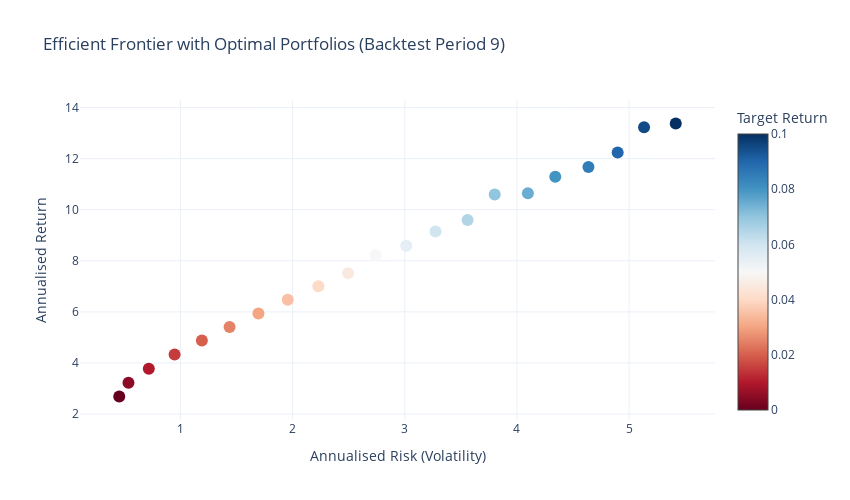

Notebook code cell kept with this figure:
### Code cell
# Define the backtest period
import kaleido
backtest_period = 9

# Plot the efficient frontier with all optimal portfolios
plot_efficient_frontier(backtest_period, daily_returns, cpp_results_dict, save_path='efficint_frontier.png')

### Figure 1 — Plotly figure (JSON) as saved in the notebook; plotly's stock layout.template omitted (floating-point values rounded to 4 significant figures)
{"data": [{"marker": {"color": [0, 0.005, 0.01, 0.015, 0.02, 0.025, 0.03, 0.035, 0.04, 0.045, 0.05, 0.055, 0.06, 0.065, 0.07, 0.075, 0.08, 0.085, 0.09, 0.095, 0.1], "colorbar": {"title": {"text": "Target Return"}}, "colorscale": [[0, "rgb(103,0,31)"], [0.1, "rgb(178,24,43)"], [0.2, "rgb(214,96,77)"], [0.3, "rgb(244,165,130)"], [0.4, "rgb(253,219,199)"], [0.5, "rgb(247,247,247)"], [0.6, "rgb(209,229,240)"], [0.7, "rgb(146,197,222)"], [0.8, "rgb(67,147,195)"], [0.9, "rgb(33,102,172)"], [1, "rgb(5,48,97)"]], "size": 12}, "mode": "markers", "name": "Optimal Portfolios", "type": "scatter", "x": [0.4547, 0.5369, 0.7182, 0.9481, 1.191, 1.438, 1.695, 1.957, 2.23, 2.495, 2.739, 3.013, 3.274, 3.56, 3.802, 4.097, 4.341, 4.637, 4.897, 5.133, 5.415], "y": [2.685, 3.227, 3.77, 4.334, 4.878, 5.406, 5.938, 6.477, 6.999, 7.517, 8.222, 8.587, 9.146, 9.598, 10.59, 10.64, 11.29, 11.67, 12.24, 13.23, 13.38]}], "layout": {"height": 500, "title": {"text": "Efficient Frontier with Optimal Portfolios (Backtest Period 9)"}, "width": 850, "xaxis": {"title": {"text": "Annualised Risk (Volatility)"}}, "yaxis": {"title": {"text": "Annualised Return"}}}}
